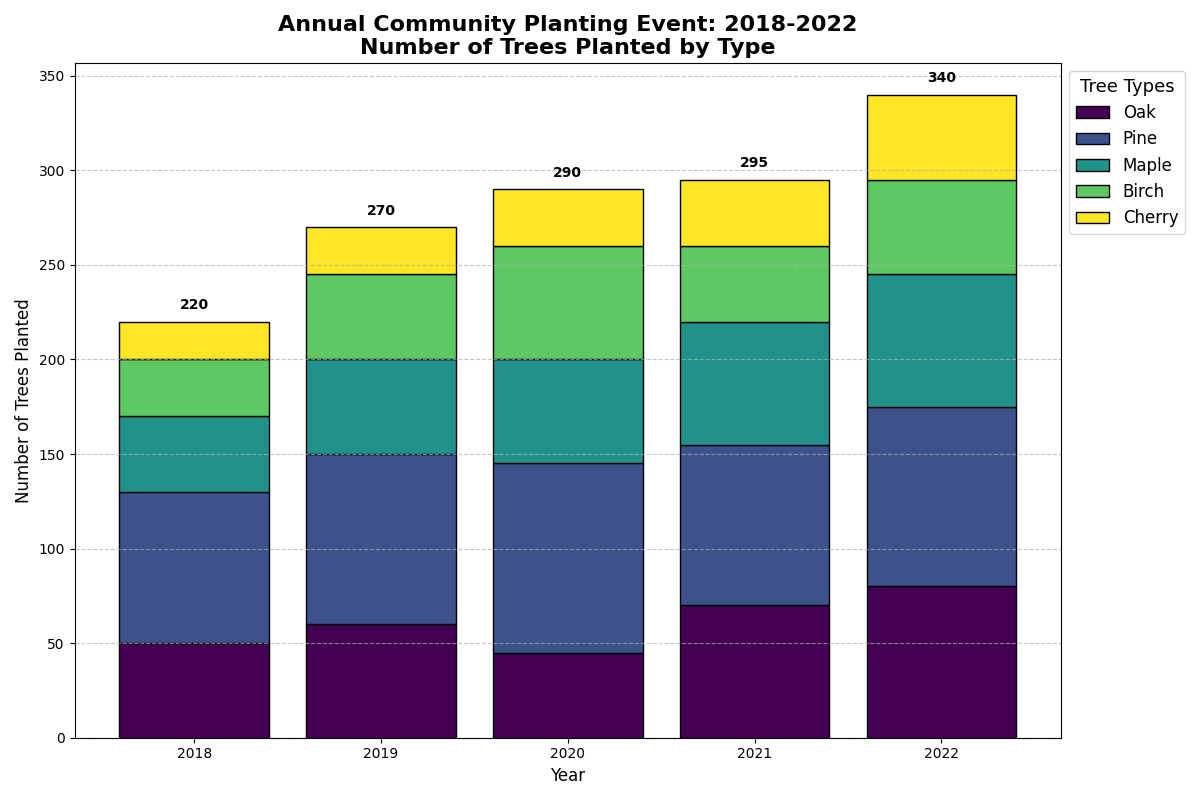

Python code for this plot:
import matplotlib.pyplot as plt
import numpy as np

# Backstory: A local community organized an annual planting event for the past five years.
# The chart shows the number of different types of trees planted each year.

# Data: Types of trees and the number planted each year
years = ['2018', '2019', '2020', '2021', '2022']
tree_types = ['Oak', 'Pine', 'Maple', 'Birch', 'Cherry']
planting_data = [
    [50, 60, 45, 70, 80],  # Oak
    [80, 90, 100, 85, 95],  # Pine
    [40, 50, 55, 65, 70],  # Maple
    [30, 45, 60, 40, 50],  # Birch
    [20, 25, 30, 35, 45]   # Cherry
]

# Transposing the planting_data for easier plotting
planting_data_t = np.array(planting_data).T

# Colors for the different types of trees
colors = plt.cm.viridis(np.linspace(0, 1, len(tree_types)))

fig, ax = plt.subplots(figsize=(12, 8))

# Create stacked bar plots
for i, (tree_type, color) in enumerate(zip(tree_types, colors)):
    if i == 0:
        bars = ax.bar(years, planting_data_t[:, i], color=color, edgecolor='black', label=tree_type)
    else:
        bars = ax.bar(years, planting_data_t[:, i], bottom=np.sum(planting_data_t[:, :i], axis=1), color=color, edgecolor='black', label=tree_type)

# Add labels and title
ax.set_xlabel('Year', fontsize=12)
ax.set_ylabel('Number of Trees Planted', fontsize=12)
ax.set_title('Annual Community Planting Event: 2018-2022\nNumber of Trees Planted by Type', fontsize=16, fontweight='bold')

# Adding a legend
ax.legend(loc='upper left', bbox_to_anchor=(1, 1), fontsize=12, title="Tree Types", title_fontsize='13')

# Add annotations for total trees planted each year
totals = planting_data_t.sum(axis=1)
for year, total in zip(years, totals):
    ax.text(year, total + 5, f'{total}', ha='center', va='bottom', fontsize=10, fontweight='bold')

# Adding grid for readability
ax.yaxis.grid(True, linestyle='--', alpha=0.7)

# Adjust layout to ensure elements fit well
plt.tight_layout()

# Show plot
plt.show()
